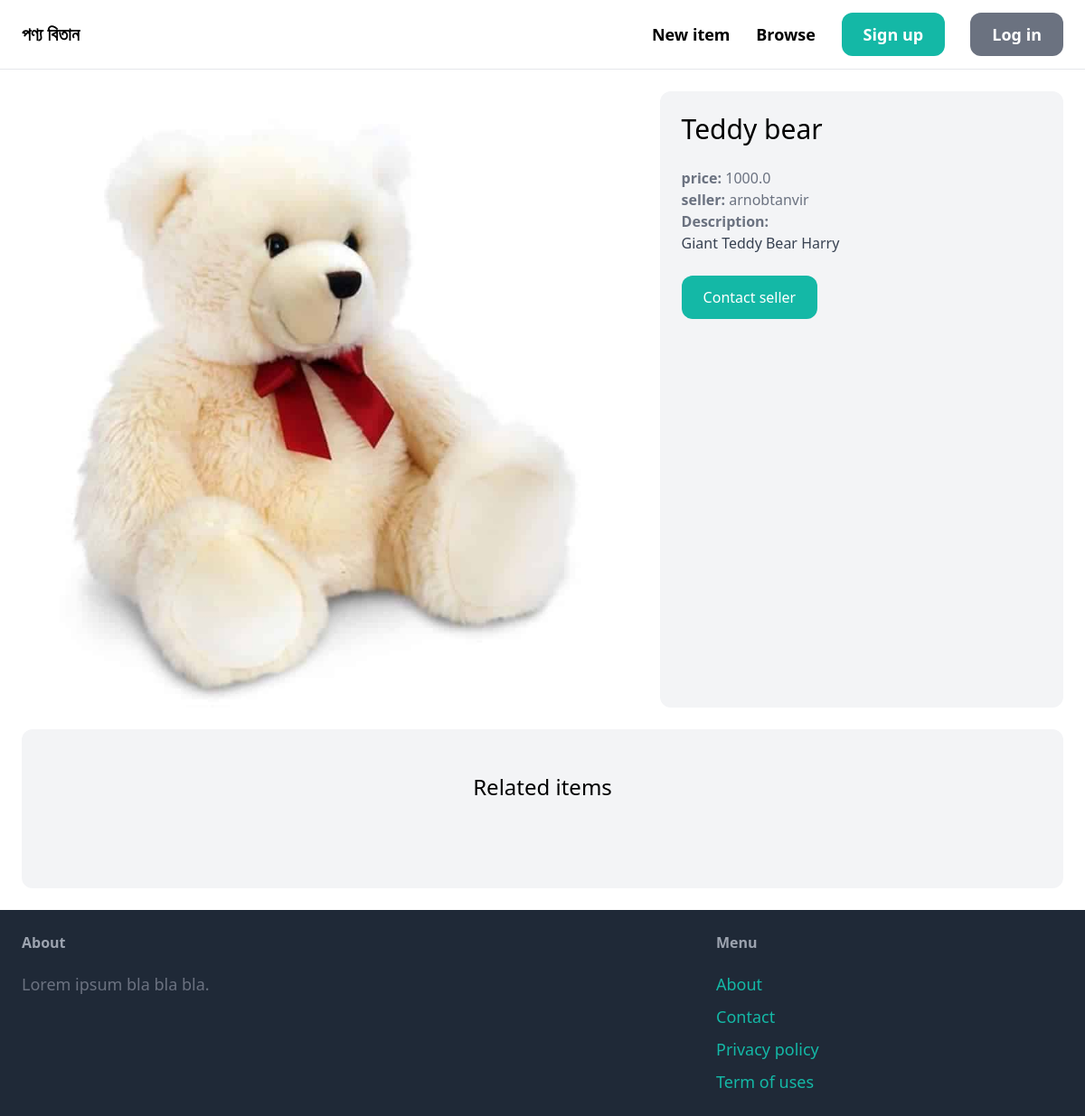
Before: /items/4/ with the older database file.
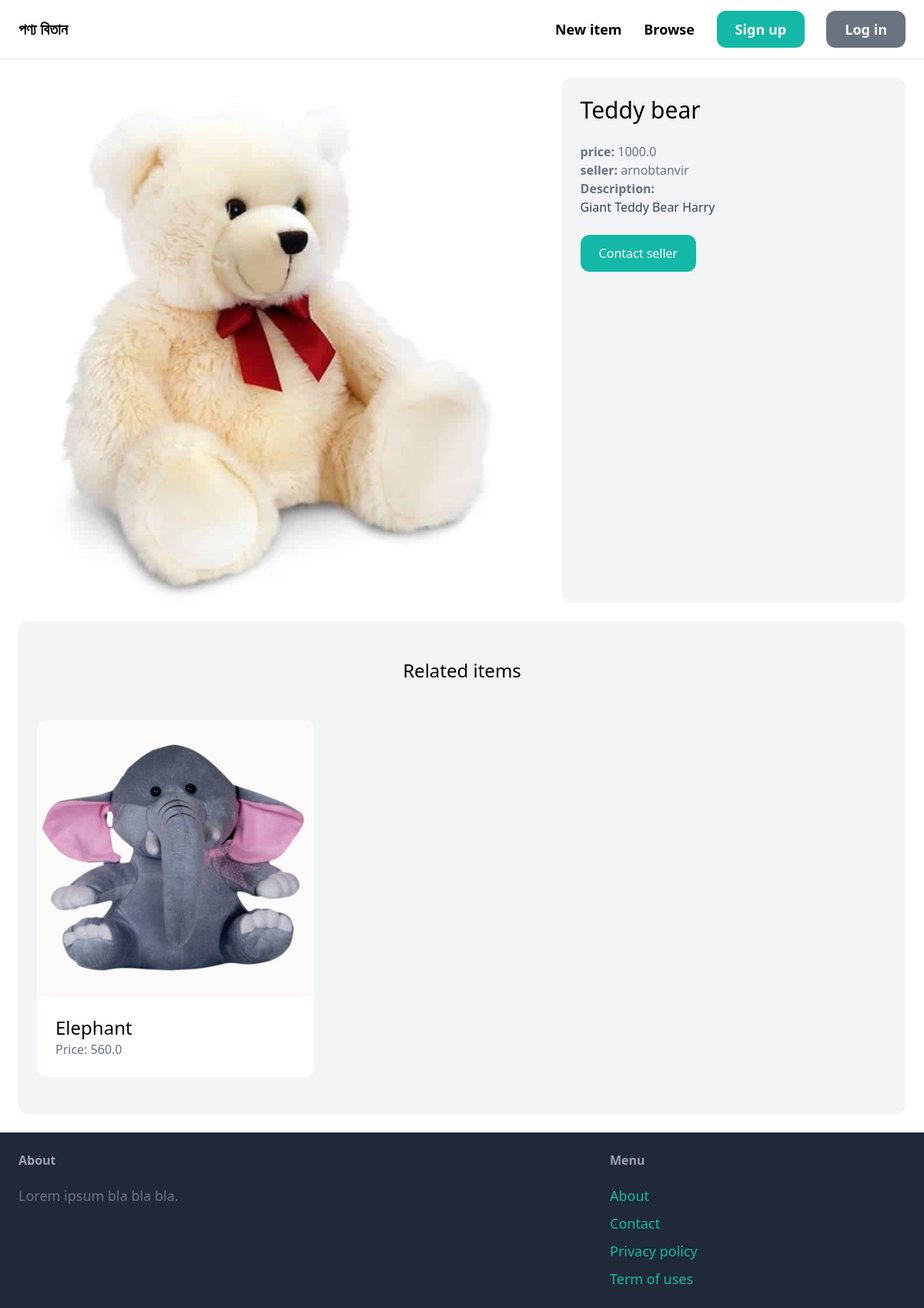
After: the same page with the newer database file.
### item/models.py (models this page shows, shortened)
class Item(models.Model):
    category = models.ForeignKey(
        Category, related_name='items', on_delete=models.CASCADE)
    name = models.CharField(max_length=255)
    description = models.TextField(blank=True, null=True)
    price = models.FloatField()
    image = models.ImageField(upload_to='item_images', blank=True, null=True)
    is_sold = models.BooleanField(default=False)
    created_by = models.ForeignKey(
        User, related_name='items', on_delete=models.CASCADE)
    creation_time = models.DateTimeField(auto_now_add=True)

### item/views.py (the view)
# urls.py: path('<int:pk>/', views.detail, name='detail'),
def detail(request, pk):
    item = get_object_or_404(Item, pk=pk)
    related_items = Item.objects.filter(
        category=item.category, is_sold=False).exclude(pk=pk)[0:3]
    return render(request, 'item/detail.html', {
        'item': item,
        'related_items': related_items
    })

### item/templates/item/detail.html (shortened to what this page needs)
{% extends 'core/base.html'%}
{% block content %}
<div class="grid grid-cols-5 gap-6">
    <div class="col-span-3">
        <img src="{{item.image.url}}" class = "rounded-xl">
    </div>
    <div class = "col-span-2 p-6 bg-gray-100 rounded-xl">
        <h1 class = "mb-6 text-3xl"> {{item.name}} </h1>
        <p class = "text-gray-500"><strong>price: </strong> {{item.price}}</p>
        <p class = "text-gray-500"><strong>seller: </strong> {{item.created_by.username}}</p>
        {% if item.description %}
            <p class="text-gray-700">
                <strong class = "text-gray-500">Description: </strong> <br>
                {{item.description}}
            </p>
        {% endif %}
        <a href="" class="inline-block mt-6 px-6 py-3 bg-teal-500 text-white rounded-xl hover:bg-teal-700">Contact seller</a>
    </div>
</div>
<div class = "mt-6 px-6 py-12 bg-gray-100 rounded-xl">
    <h2 class="mb-12 text-2xl text-center">Related items</h2>
    <div class="grid grid-cols-3 gap-3">
        {% for item in related_items %}
            <div>
                <a href="{% url 'item:detail' item.id%}">
                    <div>
                        <img src="{{item.image.url}}" class = "rounded-t-xl">
                    </div>
                    <div class ="p-6 bg-white rounded-b-xl">
                        <h2 class ="text-2xl"> {{item.name}} </h2>
                        <p class="text-gray-500">Price: {{item.price}}</p>
                    </div>
                </a>
            </div>
        {% endfor %}
    </div>
</div>
{% endblock  %}

Changed rows visible on the page:
added Item: image (picture), name "Elephant", price "560.0"
